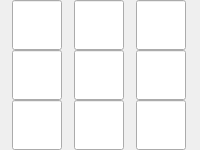
       <widget class="QWidget" name="widget_A2" native="true">
        <property name="sizePolicy">
         <sizepolicy hsizetype="Fixed" vsizetype="Fixed">
          <horstretch>0</horstretch>
          <verstretch>0</verstretch>
         </sizepolicy>
        </property>
        <property name="font">
         <font>
          <pointsize>20</pointsize>
         </font>
        </property>
        <property name="layoutDirection">
         <enum>Qt::LeftToRight</enum>
        </property>
        <layout class="QGridLayout" name="gridLayout_11">
         <property name="leftMargin">
          <number>0</number>
         </property>
         <property name="topMargin">
          <number>0</number>
         </property>
         <property name="rightMargin">
          <number>0</number>
         </property>
         <property name="bottomMargin">
          <number>0</number>
         </property>
         <property name="spacing">
          <number>0</number>
         </property>
         <item row="0" column="0">
          <widget class="QLineEdit" name="A4">
           <property name="sizePolicy">
            <sizepolicy hsizetype="Fixed" vsizetype="Fixed">
             <horstretch>0</horstretch>
             <verstretch>0</verstretch>
            </sizepolicy>
           </property>
           <property name="minimumSize">
            <size>
             <width>50</width>
             <height>50</height>
            </size>
           </property>
           <property name="maximumSize">
            <size>
             <width>50</width>
             <height>50</height>
            </size>
           </property>
           <property name="font">
            <font>
             <pointsize>20</pointsize>
            </font>
           </property>
           <property name="layoutDirection">
            <enum>Qt::LeftToRight</enum>
           </property>
           <property name="text">
            <string/>
           </property>
           <property name="alignment">
            <set>Qt::AlignCenter</set>
           </property>
          </widget>
         </item>
         <item row="0" column="2">
          <widget class="QLineEdit" name="C4">
           <property name="sizePolicy">
            <sizepolicy hsizetype="Fixed" vsizetype="Fixed">
             <horstretch>0</horstretch>
             <verstretch>0</verstretch>
            </sizepolicy>
           </property>
           <property name="minimumSize">
            <size>
             <width>50</width>
             <height>50</height>
            </size>
           </property>
           <property name="maximumSize">
            <size>
             <width>50</width>
             <height>50</height>
            </size>
           </property>
           <property name="font">
            <font>
             <pointsize>20</pointsize>
            </font>
           </property>
           <property name="layoutDirection">
            <enum>Qt::LeftToRight</enum>
           </property>
           <property name="alignment">
            <set>Qt::AlignCenter</set>
           </property>
          </widget>
         </item>
         <item row="1" column="0">
          <widget class="QLineEdit" name="A5">
           <property name="sizePolicy">
            <sizepolicy hsizetype="Fixed" vsizetype="Fixed">
             <horstretch>0</horstretch>
             <verstretch>0</verstretch>
            </sizepolicy>
           </property>
           <property name="minimumSize">
            <size>
             <width>50</width>
             <height>50</height>
            </size>
           </property>
           <property name="maximumSize">
            <size>
             <width>50</width>
             <height>50</height>
            </size>
           </property>
           <property name="font">
            <font>
             <pointsize>20</pointsize>
            </font>
           </property>
           <property name="layoutDirection">
            <enum>Qt::LeftToRight</enum>
           </property>
           <property name="text">
            <string/>
           </property>
           <property name="alignment">
            <set>Qt::AlignCenter</set>
           </property>
          </widget>
         </item>
         <item row="1" column="2">
          <widget class="QLineEdit" name="C5">
           <property name="sizePolicy">
            <sizepolicy hsizetype="Fixed" vsizetype="Fixed">
             <horstretch>0</horstretch>
             <verstretch>0</verstretch>
            </sizepolicy>
           </property>
           <property name="minimumSize">
            <size>
             <width>50</width>
             <height>50</height>
            </size>
           </property>
           <property name="maximumSize">
            <size>
             <width>50</width>
             <height>50</height>
            </size>
           </property>
           <property name="font">
            <font>
             <pointsize>20</pointsize>
            </font>
           </property>
           <property name="layoutDirection">
            <enum>Qt::LeftToRight</enum>
           </property>
           <property name="alignment">
            <set>Qt::AlignCenter</set>
           </property>
          </widget>
         </item>
         <item row="1" column="1">
          <widget class="QLineEdit" name="B5">
           <property name="sizePolicy">
            <sizepolicy hsizetype="Fixed" vsizetype="Fixed">
             <horstretch>0</horstretch>
             <verstretch>0</verstretch>
            </sizepolicy>
           </property>
           <property name="minimumSize">
            <size>
             <width>50</width>
             <height>50</height>
            </size>
           </property>
           <property name="maximumSize">
            <size>
             <width>50</width>
             <height>50</height>
            </size>
           </property>
           <property name="font">
            <font>
             <pointsize>20</pointsize>
            </font>
           </property>
           <property name="layoutDirection">
            <enum>Qt::LeftToRight</enum>
           </property>
           <property name="alignment">
            <set>Qt::AlignCenter</set>
           </property>
          </widget>
         </item>
         <item row="2" column="1">
          <widget class="QLineEdit" name="B6">
           <property name="sizePolicy">
            <sizepolicy hsizetype="Fixed" vsizetype="Fixed">
             <horstretch>0</horstretch>
             <verstretch>0</verstretch>
            </sizepolicy>
           </property>
           <property name="minimumSize">
            <size>
             <width>50</width>
             <height>50</height>
            </size>
           </property>
           <property name="maximumSize">
            <size>
             <width>50</width>
             <height>50</height>
            </size>
           </property>
           <property name="font">
            <font>
             <pointsize>20</pointsize>
            </font>
           </property>
           <property name="layoutDirection">
            <enum>Qt::LeftToRight</enum>
           </property>
           <property name="text">
            <string/>
           </property>
           <property name="alignment">
            <set>Qt::AlignCenter</set>
           </property>
          </widget>
         </item>
         <item row="2" column="0">
          <widget class="QLineEdit" name="A6">
           <property name="sizePolicy">
            <sizepolicy hsizetype="Fixed" vsizetype="Fixed">
             <horstretch>0</horstretch>
             <verstretch>0</verstretch>
            </sizepolicy>
           </property>
           <property name="minimumSize">
            <size>
             <width>50</width>
             <height>50</height>
            </size>
           </property>
           <property name="maximumSize">
            <size>
             <width>50</width>
             <height>50</height>
            </size>
           </property>
           <property name="font">
            <font>
             <pointsize>20</pointsize>
            </font>
           </property>
           <property name="layoutDirection">
            <enum>Qt::LeftToRight</enum>
           </property>
           <property name="text">
            <string/>
           </property>
           <property name="alignment">
            <set>Qt::AlignCenter</set>
           </property>
          </widget>
         </item>
         <item row="0" column="1">
          <widget class="QLineEdit" name="B4">
           <property name="sizePolicy">
            <sizepolicy hsizetype="Fixed" vsizetype="Fixed">
             <horstretch>0</horstretch>
             <verstretch>0</verstretch>
            </sizepolicy>
           </property>
           <property name="minimumSize">
            <size>
             <width>50</width>
             <height>50</height>
            </size>
           </property>
           <property name="maximumSize">
            <size>
             <width>50</width>
             <height>50</height>
            </size>
           </property>
           <property name="font">
            <font>
             <pointsize>20</pointsize>
            </font>
           </property>
           <property name="layoutDirection">
            <enum>Qt::LeftToRight</enum>
           </property>
           <property name="text">
            <string/>
           </property>
           <property name="alignment">
            <set>Qt::AlignCenter</set>
           </property>
          </widget>
         </item>
         <item row="2" column="2">
          <widget class="QLineEdit" name="C6">
           <property name="sizePolicy">
            <sizepolicy hsizetype="Fixed" vsizetype="Fixed">
             <horstretch>0</horstretch>
             <verstretch>0</verstretch>
            </sizepolicy>
           </property>
           <property name="minimumSize">
            <size>
             <width>50</width>
             <height>50</height>
            </size>
           </property>
           <property name="maximumSize">
            <size>
             <width>50</width>
             <height>50</height>
            </size>
           </property>
           <property name="font">
            <font>
             <pointsize>20</pointsize>
            </font>
           </property>
           <property name="layoutDirection">
            <enum>Qt::LeftToRight</enum>
           </property>
           <property name="text">
            <string/>
           </property>
           <property name="alignment">
            <set>Qt::AlignCenter</set>
           </property>
          </widget>
         </item>
        </layout>
       </widget>
